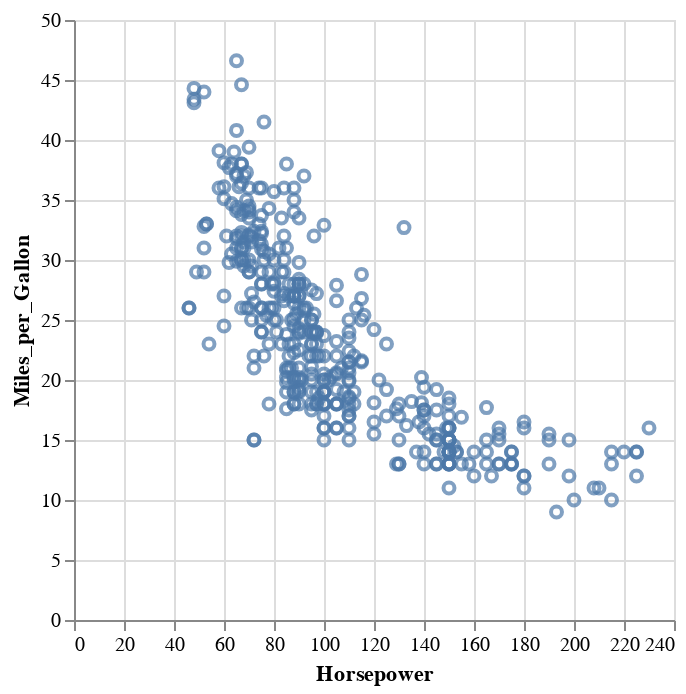

Write notebook code for a chart like this one.
### Markdown cell above
Sintaxis básica:
- Ejemplo básico: Cargar datos e inicializar `Chart`.
- Agregar Mark: `mark_point()` para un scatter plot.
- Encoding: Uso de `encode` para asignar ejes `x` y `y`

### Code cell
import altair as alt
from vega_datasets import data

source = data.cars()
chart = alt.Chart(source).mark_point().encode(
    x='Horsepower',
    y='Miles_per_Gallon'
)
chart

### Figure 1 — Vega-Lite specification as saved in the notebook (floating-point values rounded to 4 significant figures; data arrays with more than 128 entries replaced by an {"elided": "..."} marker saying what was removed)
{"config": {"view": {"continuousWidth": 300, "continuousHeight": 300}}, "data": {"name": "data-583e73726c1545c56c203344161a975c"}, "mark": {"type": "point"}, "encoding": {"x": {"field": "Horsepower", "type": "quantitative"}, "y": {"field": "Miles_per_Gallon", "type": "quantitative"}}, "$schema": "https://vega.github.io/schema/vega-lite/v5.20.1.json", "datasets": {"data-583e73726c1545c56c203344161a975c": {"elided": "406 records"}}}
